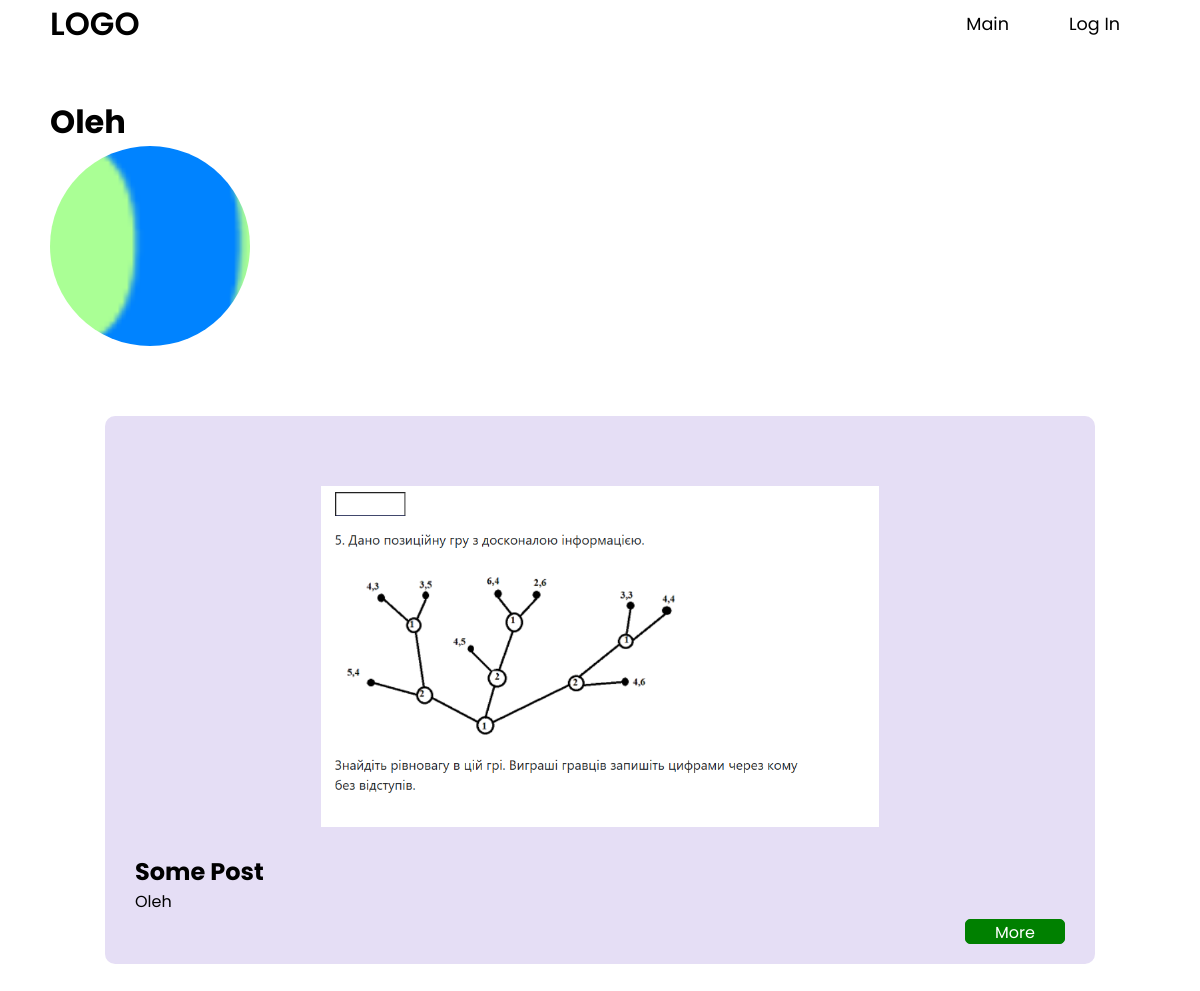
The app's page /profile/10 with its own data.
### main/models.py (models this page shows, shortened)
class Profile(models.Model):
    userId = models.OneToOneField(User, on_delete=models.CASCADE)
    avatar = models.ImageField(default="userAvatars/user.png", upload_to='userAvatars')
    bio = models.TextField()

class Post(models.Model):
    userId = models.ForeignKey(User, on_delete=models.CASCADE)
    image = models.ImageField(upload_to='postUploads')
    title = models.TextField(max_length=100)
    text = models.TextField()

### main/views.py (the view)
# urls.py: path('profile/<int:id>', views.getProfile, name="profile"),
def getProfile(request, id):
    user = User.objects.get(id=id)
    userProfile = Profile.objects.get(userId=user)
    posts = Post.objects.filter(userId=user)
    return render(request, "profile.html", {"userProfile": userProfile, "posts": posts})

### main/templates/profile.html (shortened to what this page needs)
{% extends 'layout.html' %}
{% block content %}
    <h1>{{userProfile.userId.username}}</h1>
    <div class="avatar" style="background-image: url({{userProfile.avatar.url}});"></div>
    <br><br>
    {% if posts %}
        {% for post in posts %}
            <div class="postCard">
                <img class="postImg" src={{post.image.url}}>
                <h2>{{post.title}}</h2>
                <a href="{% url 'profile' post.userId.id %}">{{post.userId}}</a>
                <a class="postBtn" href="{% url 'article' post.id %}">More</a>
            </div>
        {% endfor %}
    {% else %}
        <p>No one posts found</p>
    {% endif %}
{% endblock %}

### main/static/css/styles.css (style rules this page uses)
* { margin: 0; padding: 0; box-sizing: border-box; font-family: "Poppins", sans-serif; font-style: normal; }
a { text-decoration: none; color: #000; }
.postCard { width: 90%; padding: 50px 30px; background-color: #400bb022; border-radius: 10px; margin-top: 20px; margin: 20px auto; }
.postImg { width: 60%; margin: 20px 20%; }
.postBtn { color: #fff; display: block; width: 100px; height: 25px; text-align: center; align-content: center; background-color: green; border-radius: 5px; cursor: pointer; margin-top: 30px; float: right; border: solid 1px green; }
.avatar { width: 200px; height: 200px; background-size: cover; background-position: center; background-repeat: no-repeat; border-radius: 50%; }

### records on screen
Profile: userId.username "Oleh", avatar (picture)
Post: image (picture), title "Some Post", userId "Oleh"
